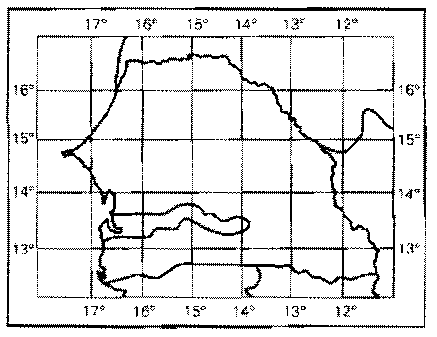
%> input picture data/template/template_empty.png, 437 x 337 px
$ octave script_digitilize.m   (GNU Octave 9; MATLAB toolbox functions it lacks are replaced by stand-ins)
%> lines starting %> are read from the running program, lines starting %| are printed output that depends on the picture; in (x1, y1, x2, y2) boxes, pixels count from 0 and x2, y2 are one past the last pixel; in counts of white or black regions, pixels touching at a corner belong together; the program's own positions count from 1
% load the grid
% load('data/grid')
% load('data/data_fix')

template_empty = double(imread("data/template/template_empty.png"));
%> template_empty: size 337x437 double; values 0 (black) and 1 (white), 89.9% white; black in thin lines or dots
gszt = size(template_empty);
%> gszt = [337 437]
template_full = double(rgb2gray(imread("data/template/template_full.png"))>100);
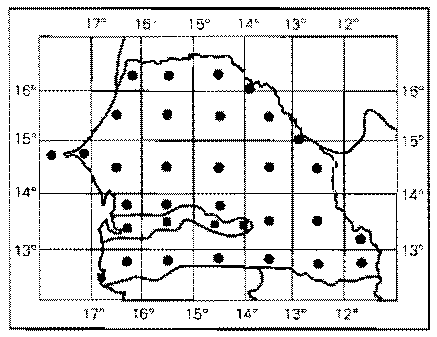
%> input picture data/template/template_full.png, 437 x 337 px
%> template_full: size 337x437 double; values 0 (black) and 1 (white), 89% white; black in thin lines or dots
assert(all(size(template_full)==size(template_empty)))

template_dots = double(rgb2gray(imread("data/template/template_dots.png"))>100);
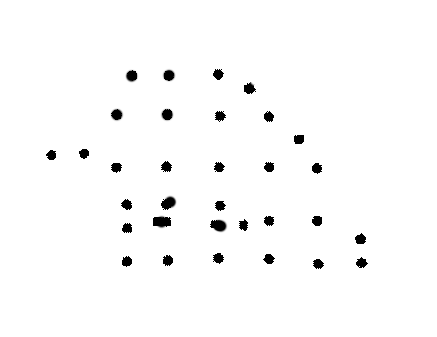
%> input picture data/template/template_dots.png, 437 x 337 px
%> template_dots: size 337x437 double; values 0 (black) and 1 (white), 98.1% white; 32 black regions, largest, box (x1, y1, x2, y2) and area: (153, 217, 171, 227) 163, (210, 220, 226, 231) 137, (161, 197, 175, 210) 129
assert(all(size(template_dots)==size(template_empty)))

[template_dots_labeled, numberOfDots] = bwlabel(~template_dots);
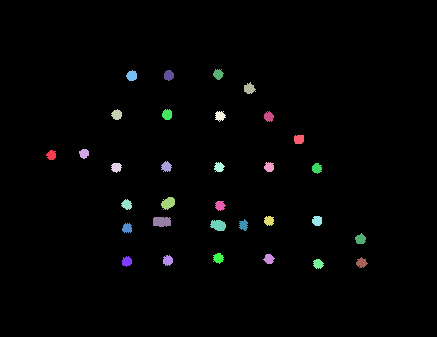
%> template_dots_labeled: size 337x437 double; 33 distinct labels, from 0 to 32; one colour per label, 0 black
%> numberOfDots = 32

dots_id = find(template_dots_labeled>0);
%> dots_id = 2818 values from 15657 to 123943

%> (the run ends here)
